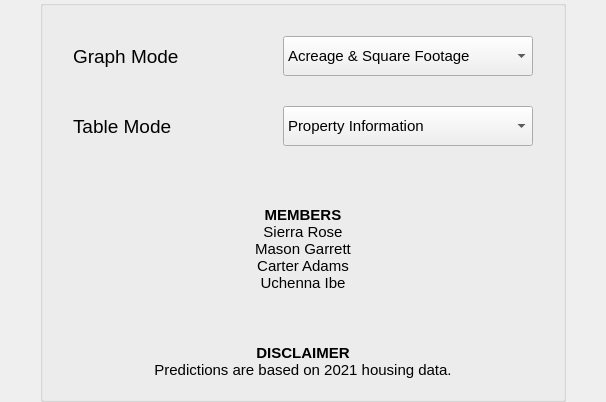
        <widget class="QWidget" name="settings_page">
         <layout class="QHBoxLayout" name="settings_layout" stretch="0,0,0">
          <property name="spacing">
           <number>10</number>
          </property>
          <property name="leftMargin">
           <number>0</number>
          </property>
          <property name="topMargin">
           <number>0</number>
          </property>
          <property name="rightMargin">
           <number>0</number>
          </property>
          <property name="bottomMargin">
           <number>0</number>
          </property>
          <item>
           <spacer name="spacer_settings">
            <property name="orientation">
             <enum>Qt::Orientation::Horizontal</enum>
            </property>
            <property name="sizeHint" stdset="0">
             <size>
              <width>40</width>
              <height>20</height>
             </size>
            </property>
           </spacer>
          </item>
          <item>
           <widget class="QGroupBox" name="general_group">
            <property name="title">
             <string/>
            </property>
            <layout class="QVBoxLayout" name="general_layout">
             <property name="spacing">
              <number>10</number>
             </property>
             <property name="leftMargin">
              <number>20</number>
             </property>
             <property name="topMargin">
              <number>20</number>
             </property>
             <property name="rightMargin">
              <number>20</number>
             </property>
             <property name="bottomMargin">
              <number>20</number>
             </property>
             <item>
              <layout class="QHBoxLayout" name="layout_graph_mode">
               <property name="spacing">
                <number>10</number>
               </property>
               <property name="leftMargin">
                <number>10</number>
               </property>
               <property name="topMargin">
                <number>10</number>
               </property>
               <property name="rightMargin">
                <number>10</number>
               </property>
               <property name="bottomMargin">
                <number>10</number>
               </property>
               <item>
                <widget class="QLabel" name="label_graph_mode">
                 <property name="sizePolicy">
                  <sizepolicy hsizetype="Expanding" vsizetype="Preferred">
                   <horstretch>0</horstretch>
                   <verstretch>0</verstretch>
                  </sizepolicy>
                 </property>
                 <property name="minimumSize">
                  <size>
                   <width>200</width>
                   <height>0</height>
                  </size>
                 </property>
                 <property name="font">
                  <font>
                   <pointsize>14</pointsize>
                  </font>
                 </property>
                 <property name="cursor">
                  <cursorShape>ArrowCursor</cursorShape>
                 </property>
                 <property name="text">
                  <string>Graph Mode</string>
                 </property>
                 <property name="margin">
                  <number>0</number>
                 </property>
                </widget>
               </item>
               <item>
                <widget class="QComboBox" name="editor_graph_mode">
                 <property name="minimumSize">
                  <size>
                   <width>250</width>
                   <height>40</height>
                  </size>
                 </property>
                 <property name="maximumSize">
                  <size>
                   <width>16777215</width>
                   <height>40</height>
                  </size>
                 </property>
                 <property name="font">
                  <font>
                   <pointsize>11</pointsize>
                  </font>
                 </property>
                 <property name="currentIndex">
                  <number>1</number>
                 </property>
                 <item>
                  <property name="text">
                   <string>Prediction Range</string>
                  </property>
                 </item>
                 <item>
                  <property name="text">
                   <string>Acreage &amp; Square Footage</string>
                  </property>
                 </item>
                 <item>
                  <property name="text">
                   <string>Bedrooms &amp; Bathrooms</string>
                  </property>
                 </item>
                </widget>
               </item>
              </layout>
             </item>
             <item>
              <layout class="QHBoxLayout" name="layout_table_mode">
               <property name="spacing">
                <number>10</number>
               </property>
               <property name="leftMargin">
                <number>10</number>
               </property>
               <property name="topMargin">
                <number>10</number>
               </property>
               <property name="rightMargin">
                <number>10</number>
               </property>
               <property name="bottomMargin">
                <number>10</number>
               </property>
               <item>
                <widget class="QLabel" name="label_table_mode">
                 <property name="sizePolicy">
                  <sizepolicy hsizetype="Expanding" vsizetype="Preferred">
                   <horstretch>0</horstretch>
                   <verstretch>0</verstretch>
                  </sizepolicy>
                 </property>
                 <property name="minimumSize">
                  <size>
                   <width>200</width>
                   <height>0</height>
                  </size>
                 </property>
                 <property name="font">
                  <font>
                   <pointsize>14</pointsize>
                  </font>
                 </property>
                 <property name="cursor">
                  <cursorShape>ArrowCursor</cursorShape>
                 </property>
                 <property name="text">
                  <string>Table Mode</string>
                 </property>
                 <property name="margin">
                  <number>0</number>
                 </property>
                </widget>
               </item>
               <item>
                <widget class="QComboBox" name="editor_table_mode">
                 <property name="minimumSize">
                  <size>
                   <width>250</width>
                   <height>40</height>
                  </size>
                 </property>
                 <property name="maximumSize">
                  <size>
                   <width>16777215</width>
                   <height>40</height>
                  </size>
                 </property>
                 <property name="font">
                  <font>
                   <pointsize>11</pointsize>
                  </font>
                 </property>
                 <property name="currentIndex">
                  <number>1</number>
                 </property>
                 <item>
                  <property name="text">
                   <string>Prediction Range</string>
                  </property>
                 </item>
                 <item>
                  <property name="text">
                   <string>Property Information</string>
                  </property>
                 </item>
                 <item>
                  <property name="text">
                   <string>Home Information</string>
                  </property>
                 </item>
                </widget>
               </item>
              </layout>
             </item>
             <item>
              <spacer name="spacer_credits">
               <property name="orientation">
                <enum>Qt::Orientation::Vertical</enum>
               </property>
               <property name="sizeHint" stdset="0">
                <size>
                 <width>20</width>
                 <height>40</height>
                </size>
               </property>
              </spacer>
             </item>
             <item>
              <widget class="QLabel" name="project_credits_label">
               <property name="minimumSize">
                <size>
                 <width>180</width>
                 <height>0</height>
                </size>
               </property>
               <property name="text">
                <string>&lt;html&gt;&lt;head/&gt;&lt;body&gt;&lt;p&gt;&lt;span style=&quot; font-size:11pt; font-weight:700;&quot;&gt;MEMBERS&lt;/span&gt;&lt;span style=&quot; font-size:11pt;&quot;&gt;&lt;br/&gt;Sierra Rose&lt;br/&gt;Mason Garrett&lt;br/&gt;Carter Adams&lt;br/&gt;Uchenna Ibe&lt;/span&gt;&lt;/p&gt;&lt;p&gt;&lt;br/&gt;&lt;/p&gt;&lt;p&gt;&lt;span style=&quot; font-size:11pt; font-weight:700;&quot;&gt;DISCLAIMER&lt;/span&gt;&lt;br/&gt;&lt;span style=&quot; font-size:11pt;&quot;&gt;Predictions are based on 2021 housing data.&lt;/span&gt;&lt;/p&gt;&lt;/body&gt;&lt;/html&gt;</string>
               </property>
               <property name="textFormat">
                <enum>Qt::TextFormat::RichText</enum>
               </property>
               <property name="alignment">
                <set>Qt::AlignmentFlag::AlignBottom|Qt::AlignmentFlag::AlignHCenter</set>
               </property>
              </widget>
             </item>
            </layout>
           </widget>
          </item>
          <item>
           <spacer name="spacer_settings_2">
            <property name="orientation">
             <enum>Qt::Orientation::Horizontal</enum>
            </property>
            <property name="sizeHint" stdset="0">
             <size>
              <width>40</width>
              <height>20</height>
             </size>
            </property>
           </spacer>
          </item>
         </layout>
        </widget>
